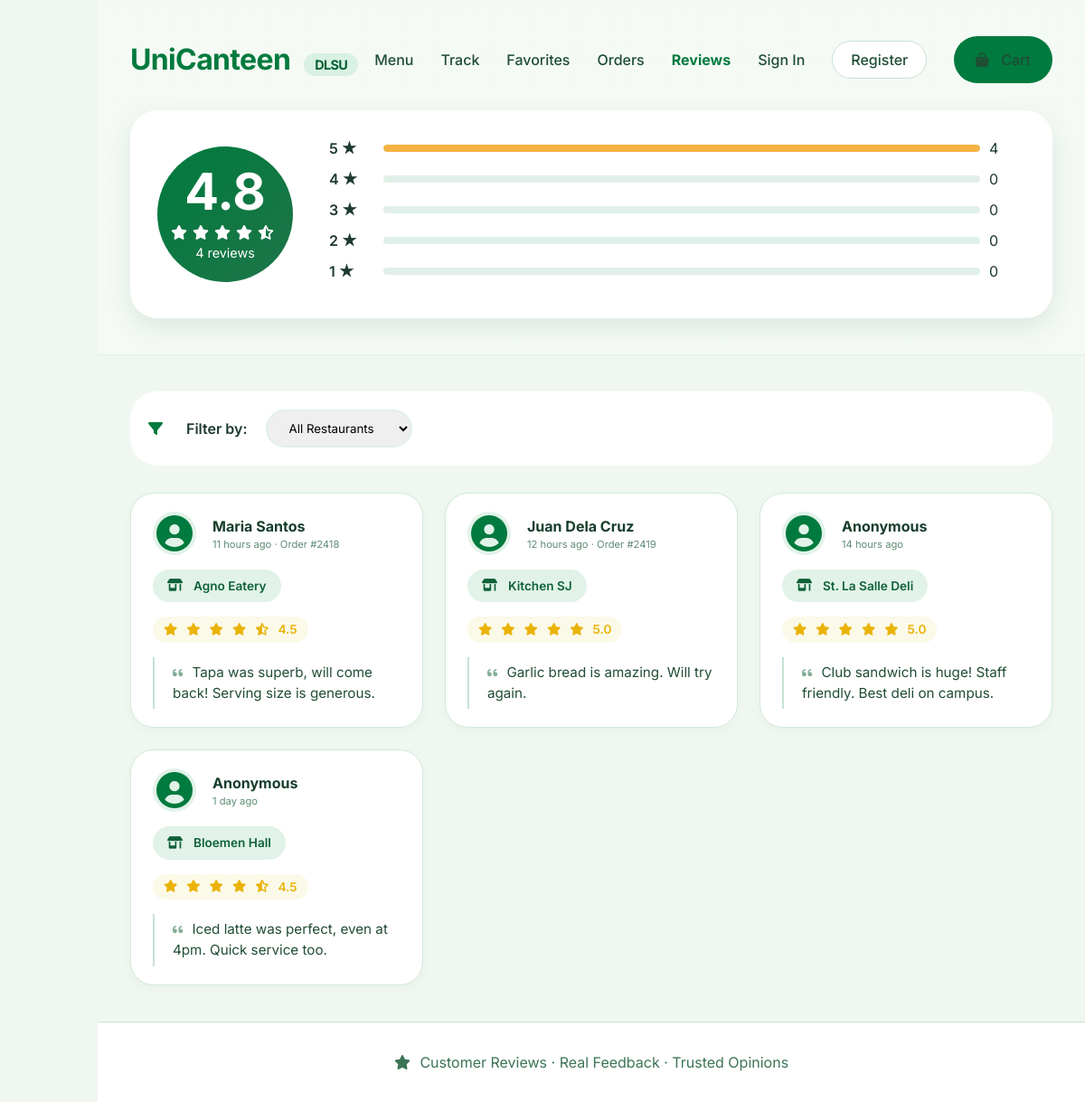
Page /frontend/reviews.php on the earlier database version.
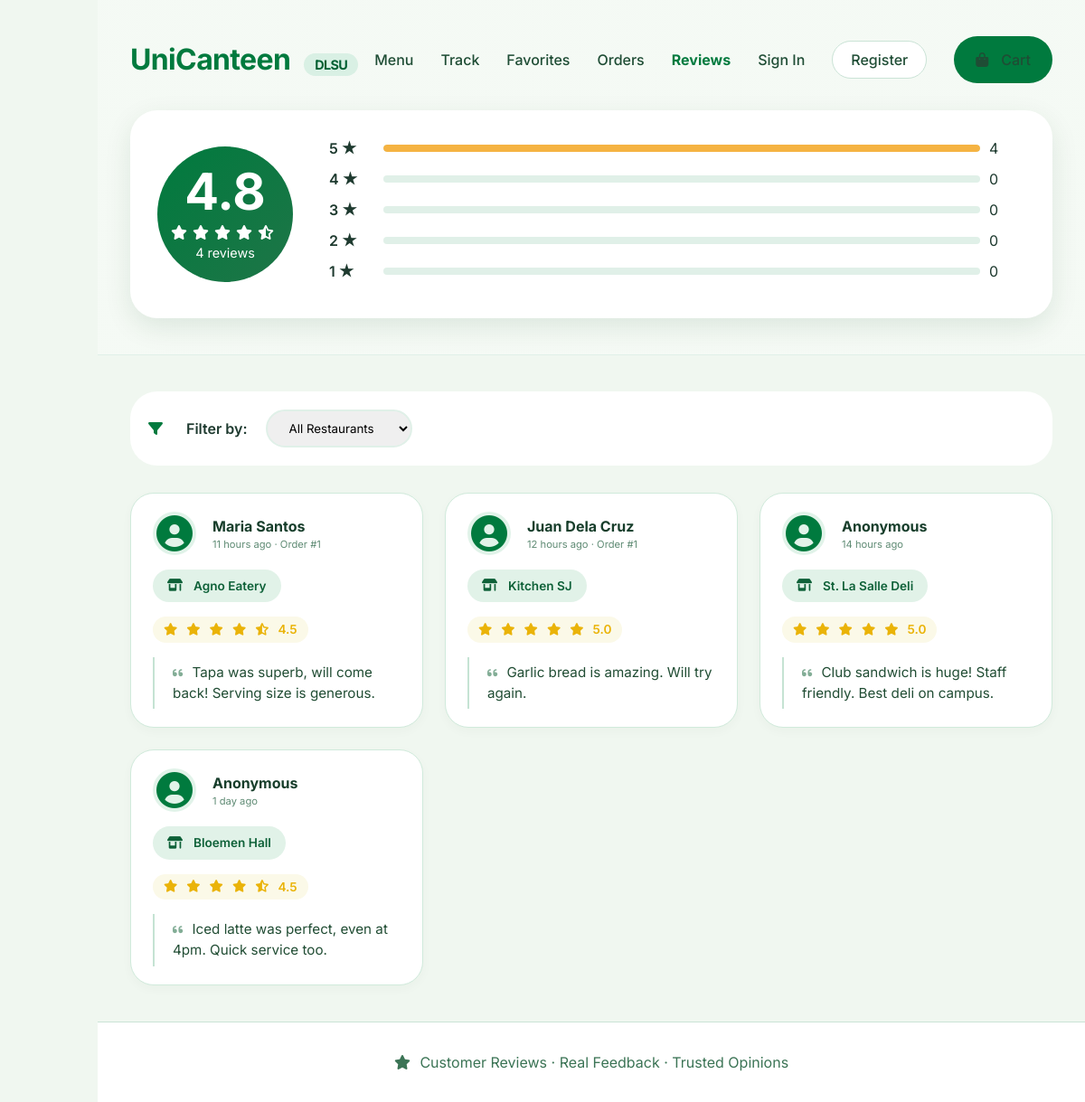
Same page on the later database version.
### tables this page shows
CREATE TABLE Ratings (
    ID INT PRIMARY KEY AUTO_INCREMENT,
    restaurant_ID INT,
    order_ID INT UNIQUE,
    rating DECIMAL(3, 2) CHECK (rating BETWEEN 1.0 AND 5.0),
    review TEXT,
    timestamp TIMESTAMP DEFAULT CURRENT_TIMESTAMP,
    FOREIGN KEY (restaurant_ID) REFERENCES Restaurants(ID) ON DELETE CASCADE,
    FOREIGN KEY (order_ID) REFERENCES Orders(ID) ON DELETE CASCADE
);

CREATE TABLE Orders (
    ID INT PRIMARY KEY AUTO_INCREMENT,
    customer_ID INT,
    restaurant_ID INT,
    total_amount DECIMAL(10, 2) NOT NULL,
    status ENUM('P', 'PR', 'R', 'C') DEFAULT 'P',
    queue_number INT,
    payment_method ENUM('gcash', 'card') DEFAULT 'gcash',
    order_date TIMESTAMP DEFAULT CURRENT_TIMESTAMP,
    pickup_time TIME,
    FOREIGN KEY (customer_ID) REFERENCES Users(ID),
    FOREIGN KEY (restaurant_ID) REFERENCES Restaurants(ID)
);

CREATE TABLE Restaurants (
    ID INT PRIMARY KEY AUTO_INCREMENT,
    name VARCHAR(60) NOT NULL,
    address VARCHAR(100),
    description TEXT,
    logo_url VARCHAR(255),
    owner_ID INT,
    is_open BOOLEAN DEFAULT TRUE,
    created_at TIMESTAMP DEFAULT CURRENT_TIMESTAMP,
    FOREIGN KEY (owner_ID) REFERENCES Users(ID)
);

### config/config.php (called while the page is built, shortened)
<?php
if (!function_exists('url')) {
    function url($path = '') {
        return BASE_PATH . ltrim($path, '/');
    }
}
if (!function_exists('getTimeAgo')) {
    function getTimeAgo($timestamp) {
        $time_ago = strtotime($timestamp);
        $current_time = time();
        $time_difference = $current_time - $time_ago;
        $seconds = $time_difference;
        $minutes = round($seconds / 60);
        $hours = round($seconds / 3600);
        $days = round($seconds / 86400);
        if ($seconds < 60) {
            return "Just now";
        } else if ($minutes < 60) {
            return $minutes . " minute" . ($minutes > 1 ? "s" : "") . " ago";
        } else if ($hours < 24) {
            return $hours . " hour" . ($hours > 1 ? "s" : "") . " ago";
        } else {
            return $days . " day" . ($days > 1 ? "s" : "") . " ago";
        }
    }
}
?>

### frontend/reviews.php (the view, shortened to what this page needs)
<?php
require_once __DIR__ . '/../config/config.php';
$db = Database::getInstance()->getConnection();
$page = isset($_GET['page_num']) ? intval($_GET['page_num']) : 1;
$limit = 10;
$offset = ($page - 1) * $limit;
$reviewsQuery = "SELECT
    rt.*,
    r.name as restaurant_name,
    COALESCE(u.full_name, 'Anonymous') as reviewer_name,
    u.email,
    o.queue_number as order_number
    FROM Ratings rt
    JOIN Restaurants r ON rt.restaurant_ID = r.ID
    LEFT JOIN Orders o ON rt.order_ID = o.ID
    LEFT JOIN Users u ON o.customer_ID = u.ID";
$reviewParams = [];
$reviewTypes = "";
$reviewsQuery .= " ORDER BY rt.timestamp DESC LIMIT ? OFFSET ?";
$reviewParams[] = $limit;
$reviewParams[] = $offset;
$reviewTypes .= "ii";
$reviewStmt = $db->prepare($reviewsQuery);
if (!empty($reviewParams)) {
    $reviewStmt->bind_param($reviewTypes, ...$reviewParams);
}
$reviewStmt->execute();
$reviews = $reviewStmt->get_result();
$statsQuery = "SELECT
    COUNT(*) as total_reviews,
    COALESCE(AVG(rating), 0) as avg_rating,
    SUM(CASE WHEN rating >= 4.5 THEN 1 ELSE 0 END) as five_star,
    SUM(CASE WHEN rating >= 3.5 AND rating < 4.5 THEN 1 ELSE 0 END) as four_star,
    SUM(CASE WHEN rating >= 2.5 AND rating < 3.5 THEN 1 ELSE 0 END) as three_star,
    SUM(CASE WHEN rating >= 1.5 AND rating < 2.5 THEN 1 ELSE 0 END) as two_star,
    SUM(CASE WHEN rating < 1.5 THEN 1 ELSE 0 END) as one_star
    FROM Ratings";
$statsStmt = $db->prepare($statsQuery);
$statsStmt->execute();
$stats = $statsStmt->get_result()->fetch_assoc();
?>
<!DOCTYPE html>
<html lang="en">
<head>
    <link rel="stylesheet" href="https://cdnjs.cloudflare.com/ajax/libs/font-awesome/6.0.0-beta3/css/all.min.css">
    <link rel="stylesheet" href="<?php echo url('assets/styles.css'); ?>">
</head>
<body>
    <div class="main-content">
        <section class="reviews-header">
            <div class="wrapper">
                <nav class="customer-nav">
                    <a href="index.php?page=customer" class="logo">UniCanteen <span>DLSU</span></a>
                    <div class="customer-nav-links">
                        <a href="index.php?page=customer#menu">Menu</a>
                        <a href="index.php?page=customer#track">Track</a>
                        <a href="index.php?page=favorites">Favorites</a>
                        <a href="index.php?page=orders">Orders</a>
                        <a href="index.php?page=reviews" style="font-weight: 700; color: #007a3e;">Reviews</a>
                        <?php if (isset($_SESSION['user_id'])): ?>
                            <a
                                href="index.php?page=profile"><?php echo htmlspecialchars(explode(' ', $_SESSION['user_name'] ?? 'Profile')[0]); ?></a>
                            <a href="index.php?page=logout" class="btn-outline">Logout</a>
                        <?php else: ?>
                            <a href="index.php?page=login">Sign In</a>
                            <a href="index.php?page=register" class="btn-outline">Register</a>
                        <?php endif; ?>
                        <a href="index.php?page=cart" class="btn-primary">
                            <i class="fas fa-bag-shopping"></i> Cart
                        </a>
                    </div>
                </nav>
                <div class="rating-big">
                    <div class="rating-circle">
                        <span class="number"><?php echo number_format($stats['avg_rating'], 1); ?></span>
                        <span class="stars">
                            <?php
                            $avg = $stats['avg_rating'];
                            for ($i = 1; $i <= 5; $i++):
                                if ($i <= floor($avg))
                                    echo '<i class="fas fa-star"></i>';
                                elseif ($i - 0.5 <= $avg)
                                    echo '<i class="fas fa-star-half-alt"></i>';
                                else
                                    echo '<i class="far fa-star"></i>';
                            endfor;
                            ?>
                        </span>
                        <span style="font-size: 0.9rem;"><?php echo $stats['total_reviews']; ?> reviews</span>
                    </div>
                    <div class="rating-bars">
                        <?php
                        $ratings = [
                            5 => $stats['five_star'],
                            4 => $stats['four_star'],
                            3 => $stats['three_star'],
                            2 => $stats['two_star'],
                            1 => $stats['one_star']
                        ];
                        foreach ($ratings as $stars => $count):
                            $percentage = $stats['total_reviews'] > 0 ? ($count / $stats['total_reviews']) * 100 : 0;
                            ?>
                            <div class="rating-bar">
                                <span class="bar-label"><?php echo $stars; ?> ★</span>
                                <div class="bar-progress">
                                    <div class="bar-fill" style="width: <?php echo $percentage; ?>%"></div>
                                </div>
                                <span style="min-width: 40px;"><?php echo $count; ?></span>
                            </div>
                        <?php endforeach; ?>
                    </div>
                </div>
            </div>
        </section>
        <div class="wrapper">
            <div class="filter-section">
                <i class="fas fa-filter" style="color: #007a3e;"></i>
                <span style="font-weight: 600;">Filter by:</span>
                <select onchange="window.location.href='index.php?page=reviews&restaurant=' + this.value"
                    style="padding: 10px 20px; border: 2px solid #e0f0e8; border-radius: 30px; font-family: 'Inter', sans-serif;">
                    <option value="0">All Restaurants</option>
                </select>
            </div>
            <div class="reviews-grid">
                <?php if ($reviews->num_rows > 0): ?>
                    <?php while ($review = $reviews->fetch_assoc()): ?>
                        <div class="review-card">
                            <div class="reviewer-avatar">
                                <i class="fas fa-user-circle" style="font-size: 2.5rem; color: #007a3e;"></i>
                                <div>
                                    <span
                                        class="name"><?php echo htmlspecialchars($review['reviewer_name'] ?? 'Anonymous'); ?></span>
                                    <div style="font-size: 0.7rem; color: #5f8b74;">
                                        <?php echo getTimeAgo($review['timestamp']); ?>
                                        <?php if ($review['order_number']): ?>
                                            · Order #<?php echo $review['order_number']; ?>
                                        <?php endif; ?>
                                    </div>
                                </div>
                            </div>
                            <div class="stall-badge">
                                <i class="fas fa-store-alt"></i> <?php echo htmlspecialchars($review['restaurant_name']); ?>
                            </div>
                            <div class="stars-container">
                                <?php
                                $rating = $review['rating'];
                                for ($i = 1; $i <= 5; $i++):
                                    if ($i <= floor($rating)):
                                        ?>
                                        <i class="fas fa-star"></i>
                                    <?php elseif ($i - 0.5 <= $rating): ?>
                                        <i class="fas fa-star-half-alt"></i>
                                    <?php else: ?>
                                        <i class="far fa-star"></i>
                                    <?php endif; endfor; ?>
                                <?php echo number_format($rating, 1); ?>
                            </div>
                            <div class="review-text">
                                <i class="fas fa-quote-left"></i>
                                <?php echo htmlspecialchars(html_entity_decode($review['review'], ENT_QUOTES, 'UTF-8')); ?>
                            </div>
                        </div>
                    <?php endwhile; ?>
                <?php endif; ?>
            </div>
        </div>
        <footer class="footer-note">
            <i class="fas fa-star"></i> Customer Reviews · Real Feedback · Trusted Opinions
        </footer>
    </div>
</body>
</html>

### assets/styles.css (style rules this page uses)
:root { --dlsu-green: #007a3e; --dlsu-darkgreen: #006032; --dlsu-lightgreen: #eaf7f0; --white: #ffffff; --off-white: #f9fffc; --border-soft: #cae3d6; --text-muted: #2b5d42; --shadow-left: 4px 0 16px rgba(0, 80, 20, 0.08); --warning: #f5b342; --danger: #b13e3e; --success: #0c6e3a; }
* { margin: 0; padding: 0; box-sizing: border-box; }
body { font-family: 'Inter', sans-serif; background: #f0f7f0; color: #1e3a2f; line-height: 1.5; display: flex; min-height: 100vh; }
i { margin-right: 6px; }
.main-content { flex: 1; overflow-y: auto; margin-left: 108px; background: #f0f7f0; }
.wrapper { max-width: 1300px; margin: 0 auto; padding: 0 36px; }
.btn-outline { border: 1px solid var(--border-soft); background: white; padding: 8px 20px; border-radius: 36px; font-weight: 600; color: var(--dlsu-green); text-decoration: none; transition: all 0.2s; cursor: pointer; }
.btn-primary { background: var(--dlsu-green); color: white; border: none; padding: 14px 24px; border-radius: 40px; font-weight: 600; cursor: pointer; transition: all 0.2s ease; display: inline-flex; align-items: center; justify-content: center; gap: 8px; text-decoration: none; flex: 1; }
.customer-nav { display: flex; justify-content: space-between; align-items: center; padding: 22px 0; }
.logo { font-weight: 700; font-size: 2rem; letter-spacing: -0.02em; color: var(--dlsu-green); text-decoration: none; }
.logo span { background: #d9f0e4; color: var(--dlsu-darkgreen); font-size: 0.9rem; padding: 4px 12px; border-radius: 50px; margin-left: 8px; }
.customer-nav-links { display: flex; gap: 30px; align-items: center; }
.customer-nav-links a { text-decoration: none; font-weight: 500; color: #1f4d35; transition: color 0.2s; }
.reviews-grid { display: flex; flex-direction: column; gap: 16px; margin: 28px 0 32px; }
.review-card { background: var(--white); border-radius: 26px; padding: 20px 24px; border: 1px solid #d0eadb; box-shadow: 0 4px 12px rgba(0, 60, 20, 0.03); display: flex; flex-wrap: wrap; align-items: center; gap: 16px 20px; transition: all 0.1s ease; }
.reviewer-avatar { display: flex; align-items: center; gap: 12px; min-width: 160px; }
.reviewer-avatar i { font-size: 2.2rem; color: var(--dlsu-green); background: #e1f3e9; width: 48px; height: 48px; border-radius: 50%; display: flex; align-items: center; justify-content: center; }
.reviewer-avatar .name { font-weight: 700; font-size: 1rem; color: #173e2b; }
.stall-badge { background: #e1f2e8; border-radius: 40px; padding: 8px 16px; font-size: 0.85rem; font-weight: 600; color: #0e6138; display: inline-flex; align-items: center; gap: 6px; white-space: nowrap; }
.stars-container { display: flex; align-items: center; gap: 4px; color: #eab308; background: #fbf9e8; padding: 4px 12px; border-radius: 40px; font-size: 0.85rem; font-weight: 600; }
.review-text { flex: 2; min-width: 240px; color: #214d34; font-size: 0.95rem; line-height: 1.5; padding: 6px 0 6px 20px; border-left: 2px solid #c5e3d3; }
.review-text i { color: #4f8b6b; opacity: 0.7; margin-right: 6px; font-size: 0.8rem; }
.footer-note { text-align: center; padding: 32px; color: #3b7455; background: white; border-top: 1px solid var(--border-soft); margin-top: 40px; }

Differences in the rows shown:
changed through a linked row, ratings "Tapa was superb, will come back! Serving size is generous.": order_ID.queue_number "2418" → "1"
changed through a linked row, ratings "Garlic bread is amazing. Will try again.": order_ID.queue_number "2419" → "1"
